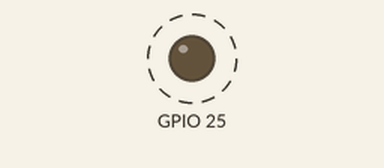
Bench run of a sketch on a simulated ESP32. Shown: output pins drawn as LEDs (lit = HIGH). Dashed ring = blinking. What the sketch prints to the serial monitor is not drawn.

Above: at 0.2 s.
Timing chart, 0 to 3.0 s (numbered marks = the images above):
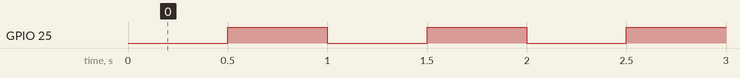

The sketch:

pico_197.ino
```cpp
// snippet: pico_197
// tags: pico, rp2040, raspberry-pi
// boards: rp2040
// library: none
// description: RPi Pico: blink onboard LED on pin 25 at 1Hz using millis
// prompts: blink LED Pico, blink onboard LED RP2040, Pi Pico LED blink 1Hz, blink pin 25 Pico, blink without delay RP2040, LED millis Raspberry Pi Pico
// verified: compile-only
// source: kd-generated (id 197)

unsigned long prevTick = 0;
unsigned long prevBlink = 0;
bool ledState = false;

void setup() {
  pinMode(25, OUTPUT);
  Serial.begin(115200);
}

void loop() {
  unsigned long now = millis();

  // Separate timers — sharing one prev variable causes the 500ms block
  // to reset it before the 1000ms block can ever accumulate.
  if (now - prevTick >= 1000) {
    prevTick = now;
    Serial.println("TICK");
  }

  if (now - prevBlink >= 500) {
    prevBlink = now;
    ledState = !ledState;
    digitalWrite(25, ledState);
  }
}
```

Measured:
- by itself, GPIO 25: alternates HIGH for 0.50 s and LOW for 0.50 s
